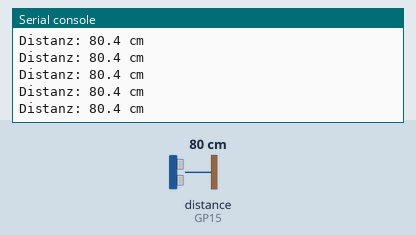
The program below on a simulated Raspberry Pi Pico running MicroPython. On the bench: the last lines printed to the serial console. The inputs (shaded band) are chosen by the test bench; at power-on: distance to the obstacle (sensor on GP15) 80 cm. The echo pulse lasts 58.3 µs per cm.

Above: at 1.2 s.
1.3 s: distance to the obstacle (sensor on GP15) set to 2 cm
At 1.6 s:
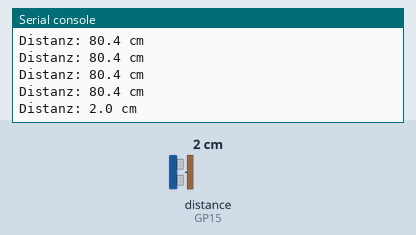
2.8 s: distance to the obstacle (sensor on GP15) set to 4 cm
At 2.81 s:
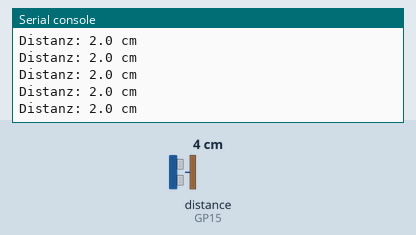
Timing chart, 0 to 5.8 s (numbered marks = the images above; inputs shaded):
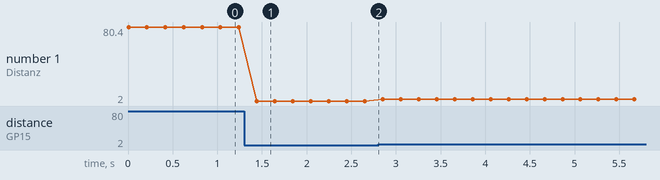

Measured:
- after the input at 1.3 s, the serial console: prints a new line after 0.14 s (image 1)
- plotted number 1: 80.4 → 2 after the input at 1.3 s, 2 → 4 after the input at 2.8 s

The program:

ultraschall_test.py
```python
"""
Grove Ultrasonic Ranger - Test-Skript fuer den Pico

Gibt die gemessene Distanz fortlaufend per print() aus. Dient zum
Testen der Verkabelung, bevor der Sensor in main.py eingebaut wird.

Verkabelung (Grove-Kabel -> Pico):
  Schwarz (GND) -> GND
  Rot     (VCC) -> 3V3 OUT (Pin 36)   ACHTUNG: nicht an 5V/VBUS, die
                   GPIOs des Pico sind nicht 5V-tolerant!
  Gelb    (SIG) -> ein freier GPIO, hier GP15
  Weiss   (NC)  -> nicht anschliessen

Als main.py oder per "import ultraschall_test" auf den Pico kopieren
und ausfuehren (z.B. mit Thonny), um die Werte in der Konsole zu sehen.
"""

from machine import Pin, time_pulse_us
import time

SIG_PIN = 15  # GPIO fuer die SIG-Leitung (gelbes Kabel) anpassen

# Timeout fuer die Echo-Messung in Mikrosekunden. Entspricht bei ~343 m/s
# Schallgeschwindigkeit einer maximalen Distanz von ca. 5 m.
TIMEOUT_US = 30_000


def distanz_cm(sig_pin=SIG_PIN, timeout_us=TIMEOUT_US):
    """Misst einmal die Distanz und gibt sie in cm zurueck (None bei Timeout)."""
    trigger = Pin(sig_pin, Pin.OUT)
    trigger.value(0)
    time.sleep_us(2)
    trigger.value(1)
    time.sleep_us(10)  # Trigger-Impuls, Datenblatt verlangt >= 10us
    trigger.value(0)

    echo = Pin(sig_pin, Pin.IN)
    dauer_us = time_pulse_us(echo, 1, timeout_us)
    if dauer_us < 0:
        return None  # kein Echo empfangen (Timeout oder zu nah/zu weit weg)

    return dauer_us / 58.0  # Umrechnung Laufzeit -> Zentimeter


if __name__ == "__main__":
    while True:
        d = distanz_cm()
        if d is None:
            print("Kein Echo empfangen")
        else:
            print("Distanz: {:.1f} cm".format(d))
        time.sleep(0.2)
```
